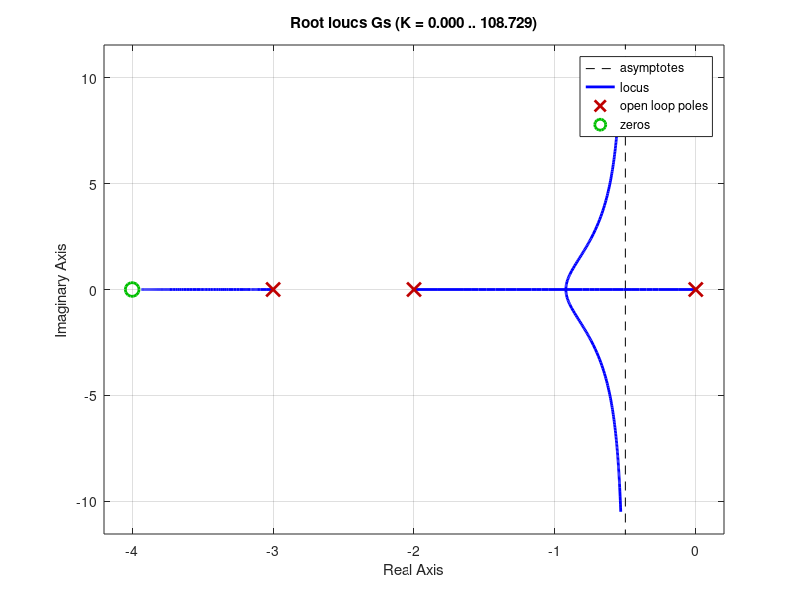

Source code (MATLAB):
clear all #fechar variaveis
close all #fechar figuras
clc #limpar comandos

pkg load control

Ngs = [1 4]; #numerador de Gs
Dgs = [1 5 6 0]; #denominador de Gs
Gs = tf(Ngs,Dgs)
figure(1)
rlocus(Gs)
#Estabilidade em malha fechada eh Kp>0